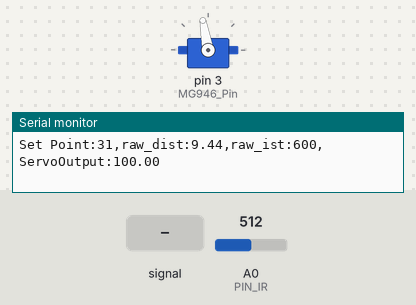
Recording of a sketch running on a simulated Arduino Uno, built with avr-gcc and run on an emulated ATmega328P. Parts: servo, the last lines printed to the serial monitor. Inputs (shaded band) come from the test bench; at power-on: A0 (PIN_IR) = 512.

Above: at 1.2 s.
1.3 s: A0 (PIN_IR) fed a 2 Hz sine of ±306 counts around its level
At 1.43 s:
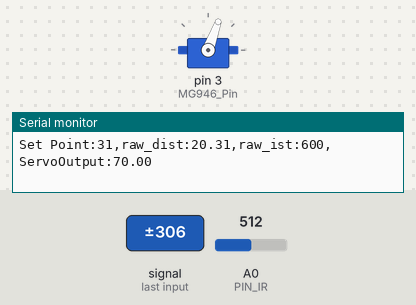
4.3 s: A0 (PIN_IR) set to 716
7.3 s: A0 (PIN_IR) set to 122
At 8.3 s:
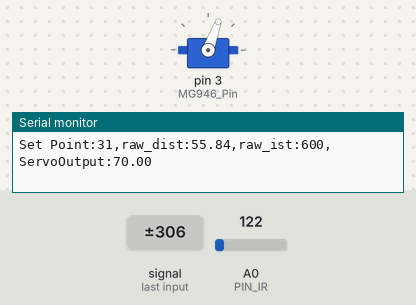
8.9 s: A0 (PIN_IR) set to 0
At 10.3 s:
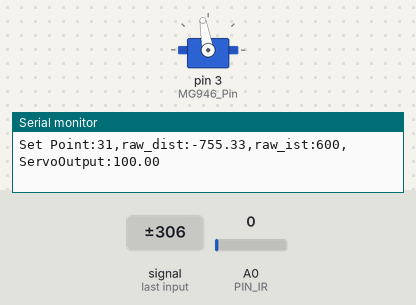
Timing chart, 0 to 11.4 s (numbered marks = the images above; inputs shaded):
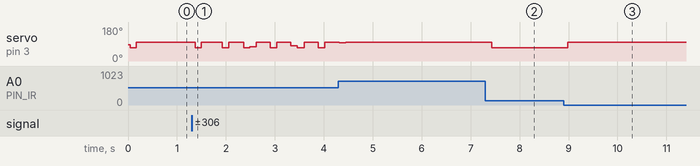

Measured:
- after the input at 1.3 s, servo on pin 3 (MG946_Pin): 100° → 70° after 0.07 s, → 100° 0.12 s later, → 70° 0.43 s later, → 100° 0.13 s later, … (14 changes in this stretch)
- after the input at 7.3 s, servo on pin 3 (MG946_Pin): 100° → 70° after 0.13 s
- after the input at 8.9 s, servo on pin 3 (MG946_Pin): 70° → 100° after 0.08 s

The sketch:

final_proj.ino
```cpp
#include <PID_v1.h>
#include <Servo.h>
#define PIN_IR A0
#define MG946_Pin 3
#define MG946_L 553
#define MG946_M 1424
#define MG946_H 2399
#define N_SAMPLES 300
#define SP 31
//1424 923 871 85도 중앙 기준
Servo MG946;
//20 1 11
float Kp = 1.7;                //P게인 값
float Ki = 0.9;                  //I게인 값
float Kd = 0.95;                  //D게인 값
double Setpoint, Input, Output, ServoOutput;

int a, b; // unit: mm

boolean D = true;

int sort_asc(const void* item1, const void* item2)
{
  float a = *((float*)item1);
  float b = *((float*)item2);
  return a - b;
}

int servo_duty(int a) {
  return map(a, 0, 180, MG946_L, MG946_H);
}

float ir_distance2(void) { // return value unit: mm
  float ir_val[N_SAMPLES];
  float tmp;
  // take N_SAMPLES and sort them in an ascending order.
  ir_val[0] = float(analogRead(PIN_IR));

  for (int i = 1; i < N_SAMPLES; i++) {
    ir_val[i] = float(analogRead(PIN_IR));
  }

  qsort(ir_val, N_SAMPLES, sizeof(ir_val[0]), sort_asc);

  int cnt = N_SAMPLES / 2;
  tmp = 0.0;
  for (int i = 50; i < cnt + 50; i++) {
    tmp += ir_val[i];
  }
  tmp = tmp / (float) cnt;
  tmp = ((6762.0 / (tmp - 9.0)) - 4.0);
  return tmp;
}

PID myPID(&Input, &Output, &Setpoint, Kp, Ki, Kd, DIRECT);   //PID객체 생성

void setup() {
  if (D)
  {
    Serial.begin(57600);
    Serial.println("start");
  }
  MG946.attach(MG946_Pin);
  MG946.writeMicroseconds(MG946_M); //초기화 각도삽입

  myPID.SetMode(AUTOMATIC);               //PID모드를 AUTOMATIC으로 설정
  myPID.SetOutputLimits(-15,15);         //PID의 값을 최소 -80부터 최대 80까지 설정
}
void loop() {
  //pid outotune
  //myPID.SetTunings(Kp, Ki, Kd);
  //myPID.Compute();

  Setpoint = SP;
  float raw_dist = ir_distance2();
  if (abs(raw_dist - SP) < 0.8)
  {
    raw_dist = SP;
  }
  if (D)
  {
    Serial.print("Set Point:");
    Serial.print(SP);
    Serial.print(",raw_dist:");
    Serial.print(raw_dist);
    Serial.print(",raw_ist:");
    Serial.print(600);
  }
  Input = raw_dist;
  myPID.Compute();
  ServoOutput = 85 + Output;
  if (D)
  {
    Serial.print(",ServoOutput:");
    Serial.println(ServoOutput);
  }
  MG946.writeMicroseconds(servo_duty(ServoOutput));

}
```
